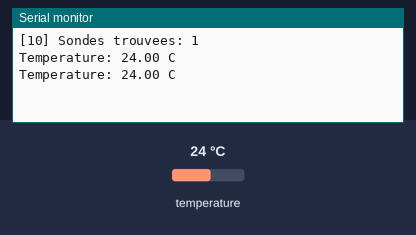
A sketch run on a simulated Arduino Uno, built with avr-gcc and run on an emulated ATmega328P. Parts: the last lines printed to the serial monitor. Inputs (shaded band) come from the test bench; at power-on: temperature 24 °C.

Above: at 3.3 s.
3.4 s: temperature set to 12 °C
At 5.5 s:
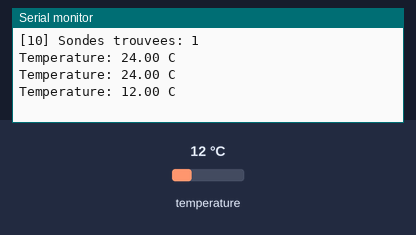
5.9 s: temperature set to 19 °C
At 7.0 s:
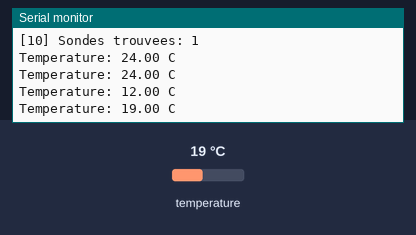
Timing chart, 0 to 8.9 s (numbered marks = the images above; inputs shaded):
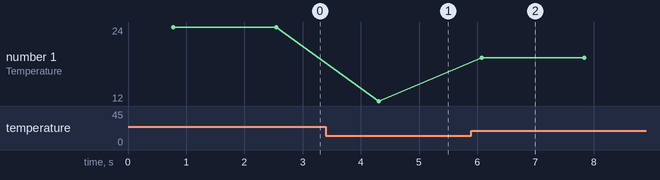

The sketch:

10_DS18B20_Temperature.ino
```cpp
/*
 * =====================================================================
 *  Arduino Lab Nexus v6.1.0 STABLE  -  DS18B20 OneWire
 * =====================================================================
 *  Explication : Sonde de température étanche DS18B20 sur bus OneWire.
 *  Carte       : Arduino UNO / Nano (ATmega328P) - compatible Mega
 *  Moniteur    : 9600 bauds
 *
 *  Câblage :
 *   Arduino 5V     -> DS18B20 VDD (rouge)
 *   Arduino D2     -> DS18B20 DATA (jaune) + 4.7k vers 5V
 *   Arduino GND    -> DS18B20 GND (noir)
 *
 *  Bibliothèques requises (arduino-cli lib install "...") : OneWire, DallasTemperature
 * =====================================================================
 */
// @libs: OneWire|DallasTemperature

#include <OneWire.h>
#include <DallasTemperature.h>

#define PIN_ONEWIRE 2
OneWire oneWire(PIN_ONEWIRE);
DallasTemperature sondes(&oneWire);

void setup() {
  Serial.begin(9600);
  sondes.begin();
  Serial.print(F("[10] Sondes trouvees: "));
  Serial.println(sondes.getDeviceCount());
}

void loop() {
  sondes.requestTemperatures();
  float t = sondes.getTempCByIndex(0);
  if (t == DEVICE_DISCONNECTED_C) Serial.println(F("Sonde deconnectee"));
  else { Serial.print(F("Temperature: ")); Serial.print(t, 2); Serial.println(F(" C")); }
  delay(1000);
}
```

Measured:
- after the input at 3.4 s, the serial monitor: prints a new line after 0.91 s (image 1)
- after the input at 5.9 s, the serial monitor: prints a new line after 0.17 s (image 2)
- plotted number 1: 24 → 12 after the input at 3.4 s, 12 → 19 after the input at 5.9 s
